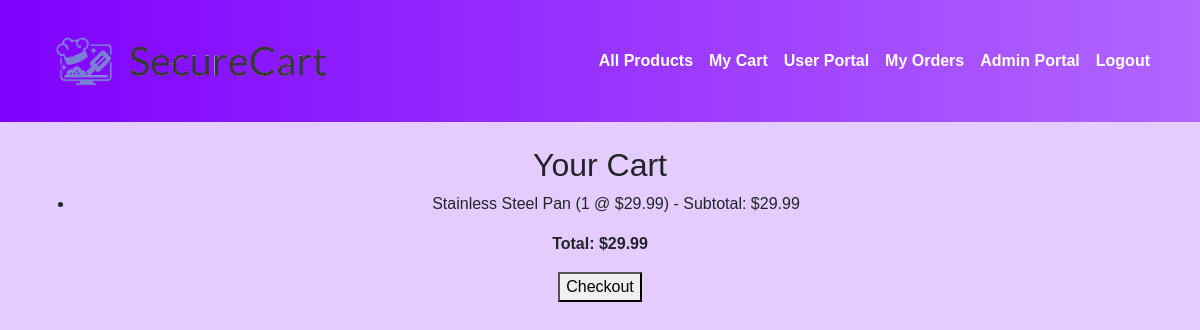
Page /cart (signed in) on the committed database.
### app/models.py (models this page shows, shortened)
class CartItem(db.Model):
    __tablename__ = "cart_items"
    id = db.Column(db.Integer, primary_key=True)
    user_id = db.Column(db.Integer, db.ForeignKey("users.id"), nullable=False)
    product_id = db.Column(db.Integer, db.ForeignKey("products.id"), nullable=False)
    quantity = db.Column(db.Integer, default=1)
    user = db.relationship("User", backref="cart_items", lazy=True)
    product = db.relationship("Product", backref="cart_items", lazy=True)

class Product(db.Model):
    __tablename__ = "products"
    id = db.Column(db.Integer, primary_key=True)
    name = db.Column(db.String(200), nullable=False)
    description = db.Column(db.Text, nullable=True)
    price = db.Column(db.Float, nullable=False)
    category = db.Column(db.String(50), nullable=True)
    stock = db.Column(db.Integer, default=0)
    created_at = db.Column(db.DateTime, default=datetime.utcnow)

### app/main.py (the view)
@main_bp.route("/cart")
@login_required
def view_cart():
    cart_items = CartItem.query.filter_by(user_id=current_user.id).all()
    total = 0
    for item in cart_items:
        total += item.product.price * item.quantity
    return render_template("cart.html", cart_items=cart_items, total=total)

### app/models.py (called while the page is built)
@login_manager.user_loader
def load_user(user_id):
    return User.query.get(int(user_id))

### app/templates/cart.html
{% extends "base.html" %}
{% block content %}
<h2>Your Cart</h2>
{% if cart_items %}
  <ul>
  {% for item in cart_items %}
    <li>
      {{ item.product.name }} ({{ item.quantity }} @ ${{ "%.2f"|format(item.product.price) }})
      - Subtotal: ${{ "%.2f"|format(item.quantity * item.product.price) }}
    </li>
  {% endfor %}
  </ul>
  <p><strong>Total: ${{ "%.2f"|format(total) }}</strong></p>
  <form action="{{ url_for('main.checkout') }}" method="POST">
    <button type="submit">Checkout</button>
  </form>
{% else %}
  <p>Your cart is empty.</p>
{% endif %}
{% endblock %}

### app/templates/base.html (style rules this page uses)
body, html { font-family: Verdana, Geneva, sans-serif; background-color: #E5CCFF; margin: 0; padding: 0; }

### rows in the picture
CartItem: product.name "Stainless Steel Pan", quantity "1", item.quantity*item.product.price "29.99"
Product: product.price "29.99"

### other values in the picture
{{ "%.2f"|format(total) }} "29.99"
